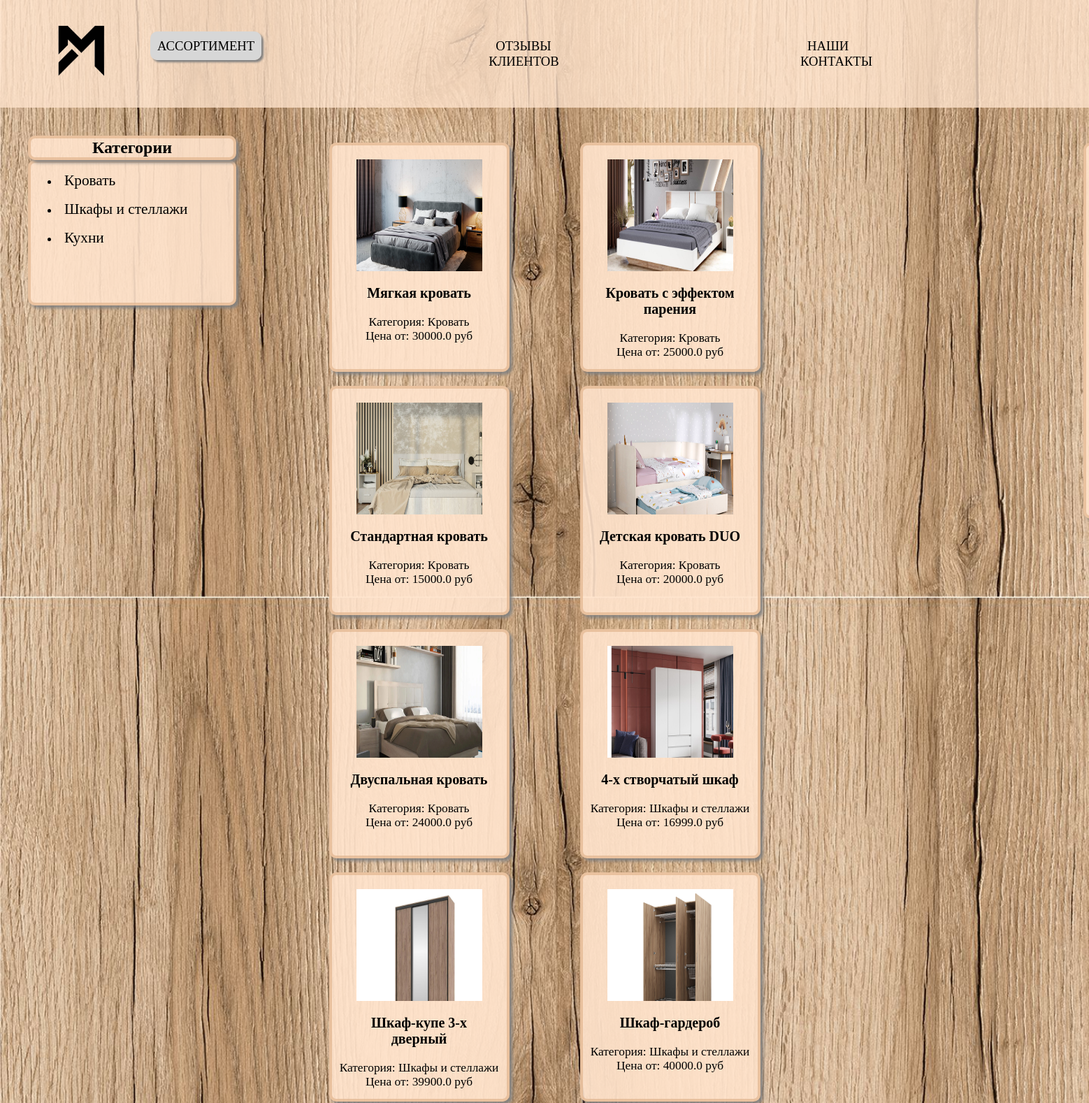
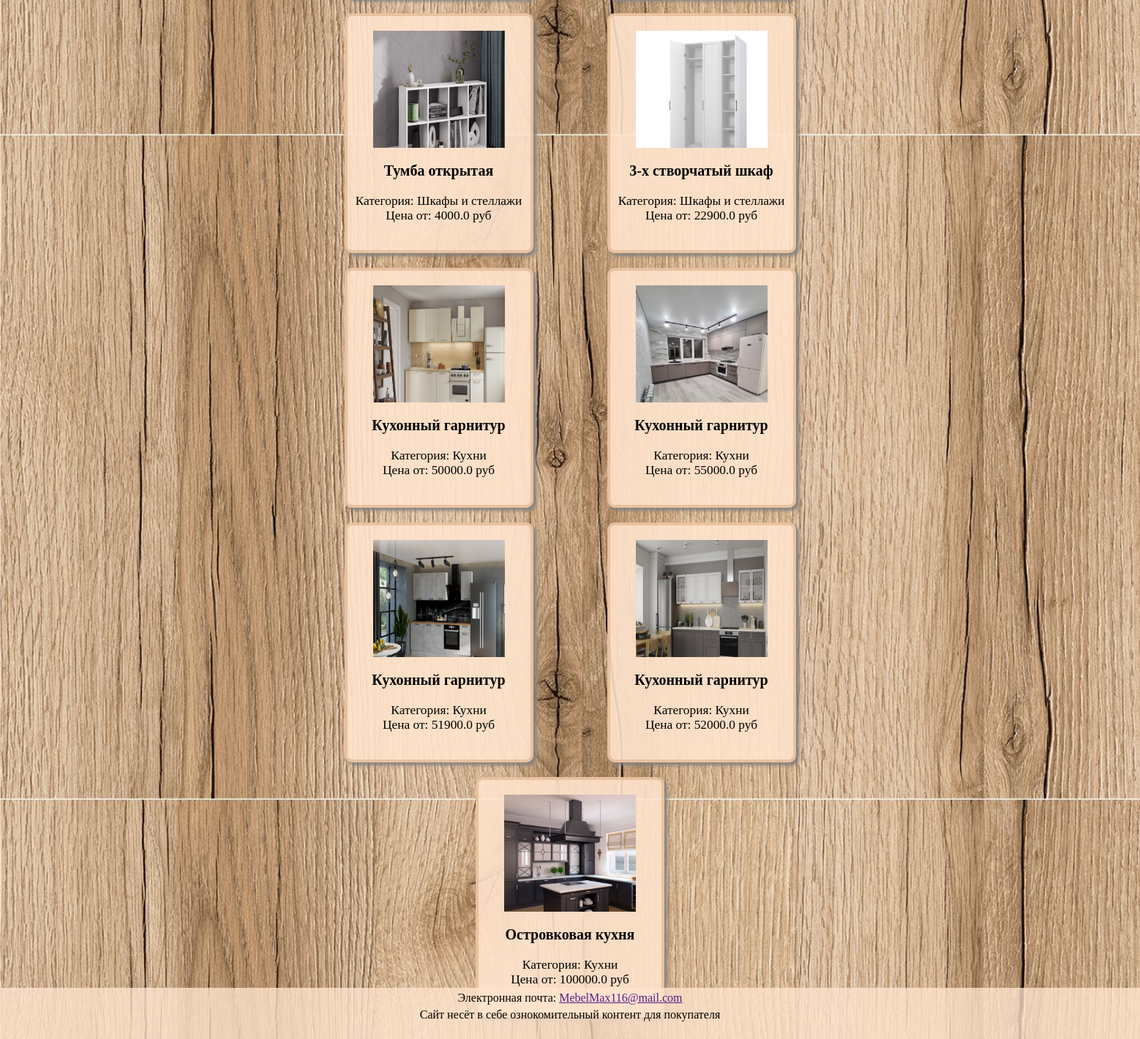
Page /sale/ on the committed database (2 pictures, top to bottom).
### mebel1/models.py (models this page shows, shortened)
class Category(models.Model):
    name = models.CharField(max_length=100)

class Card(models.Model):
    slug = models.SlugField(max_length = 200, unique = True, null = False, default ="")
    title = models.CharField('Название', max_length=60, null=False)
    image = models.ImageField('Картинка', upload_to='card_images/%Y-%m-%d/')
    price = models.FloatField('Цена')
    information = models.TextField('Информация', null = False, default ="")
    category = models.ForeignKey(Category, on_delete=models.CASCADE, null=True, blank=True)

### mebel1/views.py (the view)
# urls.py: path('sale/', views.sale, name='sale'),
def sale(request):
    goods = Card.objects.all()
    categories = Category.objects.all()
    context = {
        'goods': goods,
        'categories': categories,
    }
    return render(request, 'sale.html', context)

### mebel1/templates/sale.html (shortened to what this page needs)
{% extends "base.html" %}
{% load static %}
{% block contents %}
</head>
    <link rel="stylesheet" type="text/css" href="{% static 'css/sale.css' %}" />
<head>
<body>
  <div class="menu-kat">
    <h2>Категории</h2>
    <ul class="kategori">
      {% for category in categories %}
          <li><a href="{% url 'category' category.id %}">{{ category.name }}</a></li>
      {% endfor %}
    </ul>
  </div>
<div class="catalog">
    {% for card in goods %}
      <a href="{% url 'product' card.slug %}" class="kartochkaA">
          <div class="kartochka">
              <div class="cr">
                  <div class="kartinkadiv">
                        <img class="kartinka" src="{{ card.image.url }}" alt="{{ card.title }}">
                  </div>
                  <h3>{{ card.title }}</h3>
                  <p>Категория: {{ card.category.name }}</p>
                  <p>Цена от: {{ card.price }} руб</p>
          </div>
        </div>
      </a>
    {% endfor %}
    </div>
    <div class="LDSP">
      <h2>Цвета ЛДСП</h2>
    </div>
</body>
{% endblock %}

### mebel1/templates/base.html (shortened to what this page needs)
{% load static %}
<!DOCTYPE html>
<html lang="en">
<head>
    <link rel="stylesheet" type="text/css" href="{% static 'css/style.css' %}">
</head>
<body id="bg" style="background-image: url('{% static "img/fon.png"%}')">
    <div class="menu">
        <div class="conteiner">
          <div class="menu_inner">
            <div class="logo">
            <a href="{% url 'home' %}"><img src="{% static 'img/Мебельлого.png'%}"/></a>
            </div>
            <ul class="nav">
                <li><a class="sale" href="{% url 'sale' %}">Ассортимент</a></li>
                <li><a class="otziv" href="{% url 'otziv' %}">Отзывы клиентов</a></li>
                <li><a class="kontakt" href="{% url 'kontakt' %}">Наши контакты</a></li>
            </ul>
          </div>
        </div>
      </div>
    <main>
    {% block contents %}{% endblock %}
    </main>
    <footer>
        <p>Электронная почта: <a href="">MebelMax116@mail.com</a></p>
        <p>Сайт несёт в себе ознокомительный контент для покупателя</p>
    </footer>
</body>
</html>

### mebel1/static/css/style.css (style rules this page uses)
* { margin: 0; }
main { flex: 1; }
.conteiner { top: 0; width: 100%; margin: 0 auto; background-color:rgba(255, 228, 205, 0.781); position: sticky; }
.menu_inner { display: flex; justify-content: space-between; align-items: center; }
.nav { display: flex; list-style: none; padding: 0; margin: 0; }
.nav li a { text-transform: uppercase; color: rgb(0, 0, 0); text-decoration: none; padding: 10px 10px; font-size: 14pt; }
.nav li { margin: 0px; padding-left: 25px; margin-right: 300px; }
.logo { margin-left: 40px; }
.logo img { width: 150px; height: 150px; }
body { display: flex; flex-direction: column; min-height: 100vh; margin: 0; background-size: cover; background-position: center; }
footer { position: fixed; width: 100%; height: 70px; background-color: rgba(255, 228, 205, 0.781); bottom: 0; }
footer p { text-align: center; margin: 5px; }

### mebel1/static/css/sale.css (style rules this page uses)
* { margin: 0; }
.kartochkaA { margin: 10px auto; text-decoration: none; color: black; text-align: center; }
.kartochka { height: 320px; width: 250px; background-color: rgba(255, 228, 205, 0.90); justify-content: center; border-radius: 10px; box-shadow: 4px 4px 4px rgba(128, 128, 128, 0.9); background-color: rgba(255, 228, 205, 0.90); border: 4px solid rgba(228, 185, 147, 0.76); }
.kartinka { width: 200px; height: 200px; }
.kartinkadiv { margin: 10px; width: 180px; height: 160px; overflow: hidden; padding-left: 25px; padding-top: 10px; }
.catalog { position: absolute; display: flex; padding: 20px; margin: 20px 400px; flex-wrap: wrap; }
.cr h3 { margin: 20px; font-size: 15pt; }
.cr p { font-size: 13pt; }
.menu-kat { position: absolute; margin-left: 40px; }
.kategori { width: 250px; height: 200px; border-radius: 10px; box-shadow: 4px 4px 4px rgba(128, 128, 128, 0.9); background-color: rgba(255, 228, 205, 0.90); border: 4px solid rgba(228, 185, 147, 0.76); }
.menu-kat h2 { position: relative; background-color: rgba(255, 228, 205, 0.90); border-radius: 10px; text-align: center; box-shadow: 4px 4px 4px rgba(128, 128, 128, 0.9); margin-top: 40px; border: 4px solid rgba(228, 185, 147, 0.76); }
.kategori li { text-align: left; padding: 3px; margin-top: 10px; }
.kategori li a { font-family:'Times New Roman', Times, serif; text-decoration: none; font-size: 16pt; padding: 5px; color: black; }
.LDSP { position: fixed; width: 250px; height: 530px; margin-top: 50px; margin-left: 1550px; border-radius: 10px; background-color: rgba(255, 228, 205, 0.90); box-shadow: 4px 4px 4px rgba(128, 128, 128, 0.9); border: 4px solid rgba(228, 185, 147, 0.76); }
.LDSP h2 { position: relative; text-align: center; border-radius: 10px; margin-top: 10px; }

### mebel1/templates/sale.html (style rules this page uses)
.sale { background-color: rgb(215, 215, 215); border-radius: 10px; box-shadow: 3px 3px 3px gray; }

### rows in the picture
Category: name "Кровать"
Category: name "Шкафы и стеллажи"
Category: name "Кухни"
Card: image (picture), title "Мягкая кровать", category.name "Кровать", price "30000.0"
Card: image (picture), title "Кровать с эффектом парения", category.name "Кровать", price "25000.0"
Card: image (picture), title "Стандартная кровать", category.name "Кровать", price "15000.0"
Card: image (picture), title "Детская кровать DUO", category.name "Кровать", price "20000.0"
Card: image (picture), title "Двуспальная кровать", category.name "Кровать", price "24000.0"
Card: image (picture), title "4-х створчатый шкаф", category.name "Шкафы и стеллажи", price "16999.0"
Card: image (picture), title "Шкаф-купе 3-х дверный", category.name "Шкафы и стеллажи", price "39900.0"
Card: image (picture), title "Шкаф-гардероб", category.name "Шкафы и стеллажи", price "40000.0"
Card: image (picture), title "Тумба открытая", category.name "Шкафы и стеллажи", price "4000.0"
Card: image (picture), title "3-х створчатый шкаф", category.name "Шкафы и стеллажи", price "22900.0"
Card: image (picture), title "Кухонный гарнитур", category.name "Кухни", price "50000.0"
Card: image (picture), title "Кухонный гарнитур", category.name "Кухни", price "55000.0"
Card: image (picture), title "Кухонный гарнитур", category.name "Кухни", price "51900.0"
Card: image (picture), title "Кухонный гарнитур", category.name "Кухни", price "52000.0"
Card: image (picture), title "Островковая кухня", category.name "Кухни", price "100000.0"
